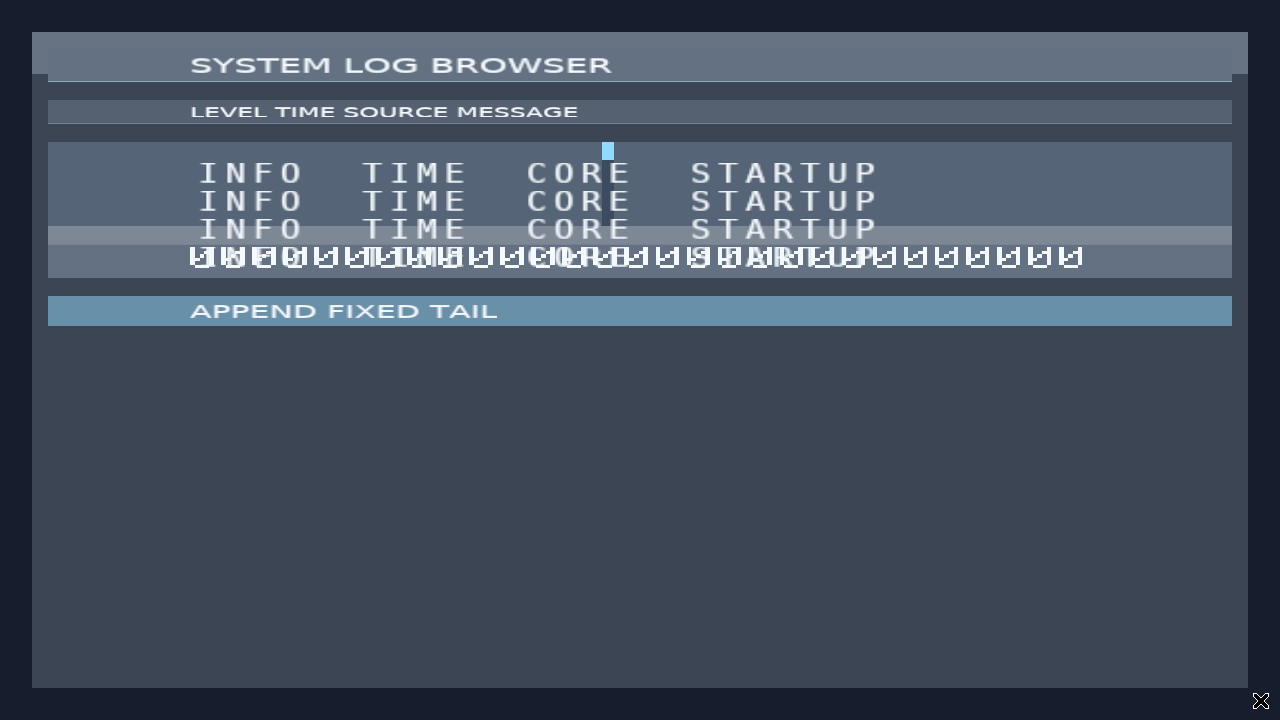
#> input picture out/log-browser-page3-tabular.png, 1280 x 720 px; its folder holds 8 pictures in this run
$ python make_visual_language_v2_comparison.py
#> lines starting #> are read from the running program, lines starting #| are printed output that depends on the picture
#!/usr/bin/env python3
"""Create deterministic before/after comparison plates for Visual Language v2."""
from pathlib import Path
from PIL import Image, ImageDraw, ImageFont

ROOT = Path(__file__).resolve().parents[1]
OUT = ROOT / "out"
FONT_REGULAR = "/usr/share/fonts/truetype/dejavu/DejaVuSans.ttf"
FONT_BOLD = "/usr/share/fonts/truetype/dejavu/DejaVuSans-Bold.ttf"


def font(path: str, size: int) -> ImageFont.FreeTypeFont:
    return ImageFont.truetype(path, size=size)


def make(before_name: str, after_name: str, output_name: str, title: str) -> None:
#> called with before_name = 'log-browser-page3-tabular.png', after_name = 'log-browser-visual-language-v2.png', output_name = 'log-browser-visual-v1-v2-comparison.png', title = 'NOIR LOG BROWSER — VISUAL EVOLUTION'
    before = Image.open(OUT / before_name).convert("RGB")
#> before is the input picture: PIL image 1280x720 RGB; mean R, G, B 69.1, 80.7, 95.8
    after = Image.open(OUT / after_name).convert("RGB")
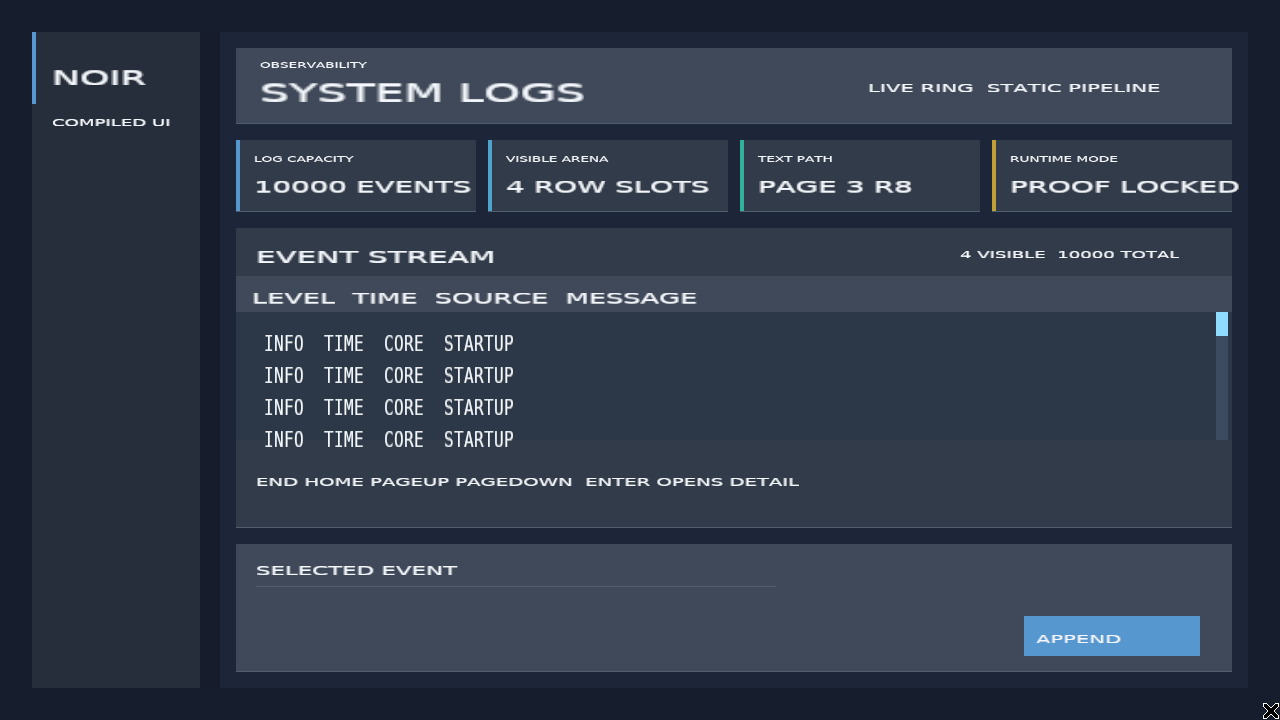
#> input picture out/log-browser-visual-language-v2.png, 1280 x 720 px
#> after is the input picture: PIL image 1280x720 RGB; mean R, G, B 49.2, 58.7, 74.3
    if before.size != (1280, 720) or after.size != (1280, 720):
        raise ValueError(f"comparison expects 1280x720 inputs, got {before.size} and {after.size}")

    margin = 24
    gap = 24
    header = 82
    footer = 38
    width = margin * 2 + before.width * 2 + gap
#> width = 2632
    height = header + before.height + footer
#> height = 840
    canvas = Image.new("RGB", (width, height), "#05070B")
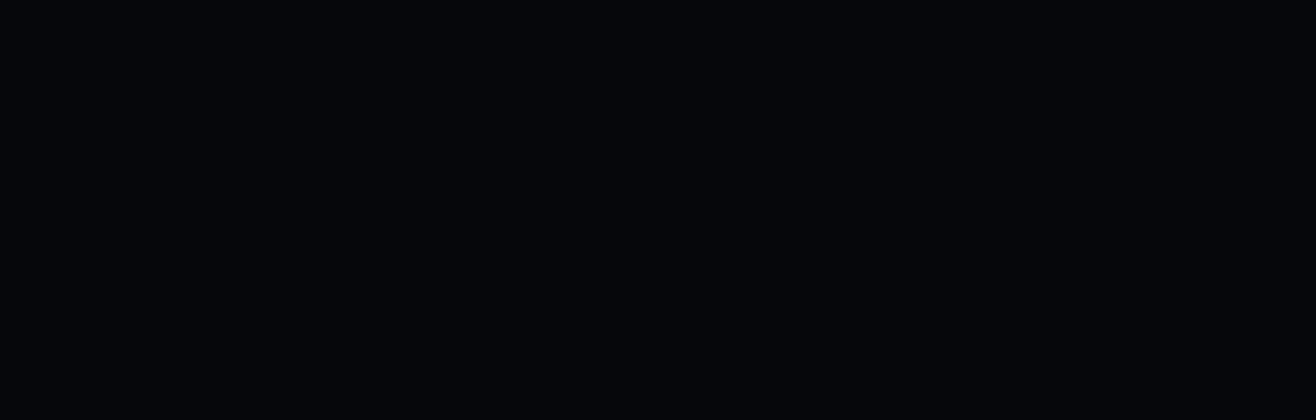
#> canvas: PIL image 2632x840 RGB (shown at 1/2 size); mean R, G, B 5, 7, 11
    draw = ImageDraw.Draw(canvas)

    draw.text((margin, 14), title, fill="#C8D5E8", font=font(FONT_BOLD, 24))
    draw.text((margin, 48), "BEFORE — PAGE 3 BODY + VISUAL V1", fill="#8FA1BA", font=font(FONT_BOLD, 15))
    after_x = margin + before.width + gap
#> after_x = 1328
    draw.text((after_x, 48), "AFTER — COMPILED VISUAL LANGUAGE V2", fill="#67A4FF", font=font(FONT_BOLD, 15))

    image_y = header
    canvas.paste(before, (margin, image_y))
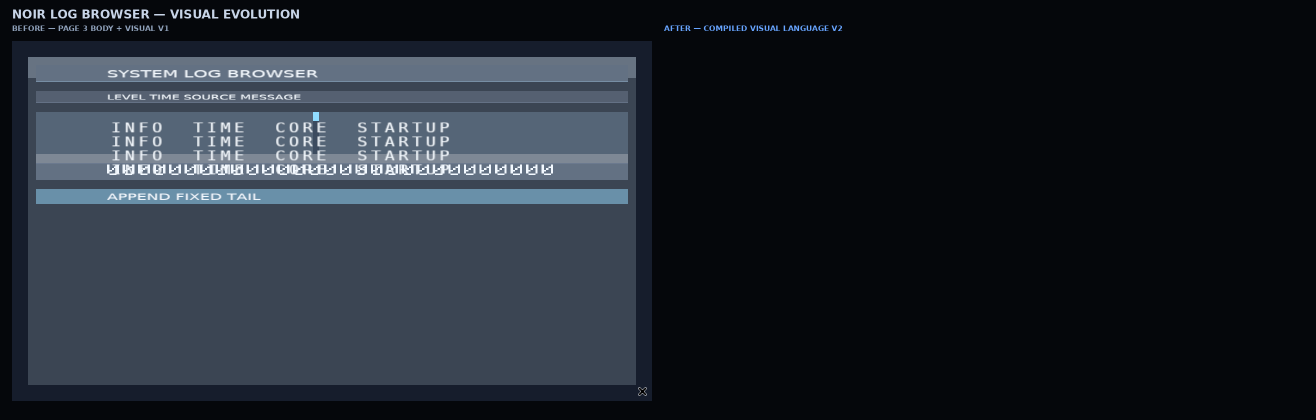
#> canvas: PIL image 2632x840 RGB (shown at 1/2 size); mean R, G, B 32.3, 38.3, 47.1
    canvas.paste(after, (after_x, image_y))
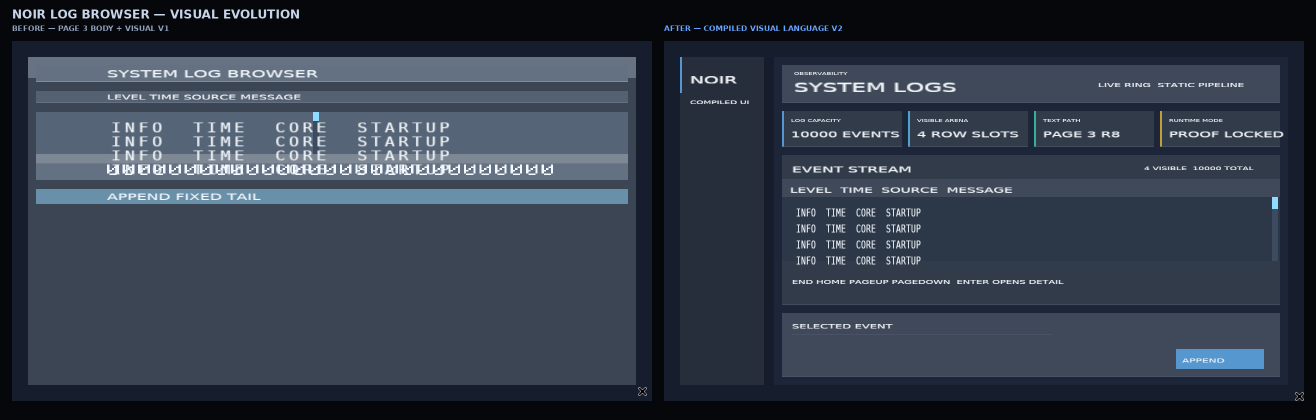
#> canvas: PIL image 2632x840 RGB (shown at 1/2 size); mean R, G, B 50.7, 59.9, 73.5
    draw.rectangle((margin - 1, image_y - 1, margin + before.width, image_y + before.height), outline="#26344A", width=1)
    draw.rectangle((after_x - 1, image_y - 1, after_x + after.width, image_y + after.height), outline="#174F9E", width=2)

    footer_y = image_y + before.height + 10
#> footer_y = 812
    draw.text((margin, footer_y), "Same 1280×720 X11/Vulkan path; runtime list and action ABIs preserved.",
              fill="#586A83", font=font(FONT_REGULAR, 13))
    canvas.save(OUT / output_name, optimize=True)
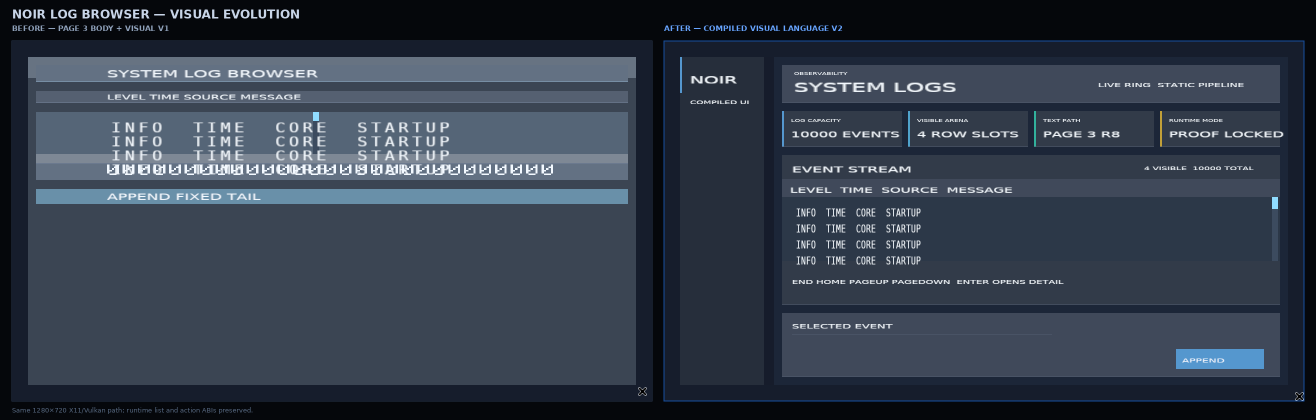
#> saved as log-browser-visual-v1-v2-comparison.png: PIL image 2632x840 RGB (shown at 1/2 size); mean R, G, B 50.9, 60.3, 74.1


make(
    "log-browser-page3-tabular.png",
    "log-browser-visual-language-v2.png",
    "log-browser-visual-v1-v2-comparison.png",
    "NOIR LOG BROWSER — VISUAL EVOLUTION",
)
make(
    "realtime-monitor-page3-tabular.png",
    "realtime-monitor-visual-language-v2.png",
    "realtime-monitor-visual-v1-v2-comparison.png",
    "NOIR REALTIME MONITOR — VISUAL EVOLUTION",
)
#> call 2 of make, with before_name = 'realtime-monitor-page3-tabular.png', after_name = 'realtime-monitor-visual-language-v2.png', title = 'NOIR REALTIME MONITOR — VISUAL EVOLUTION'
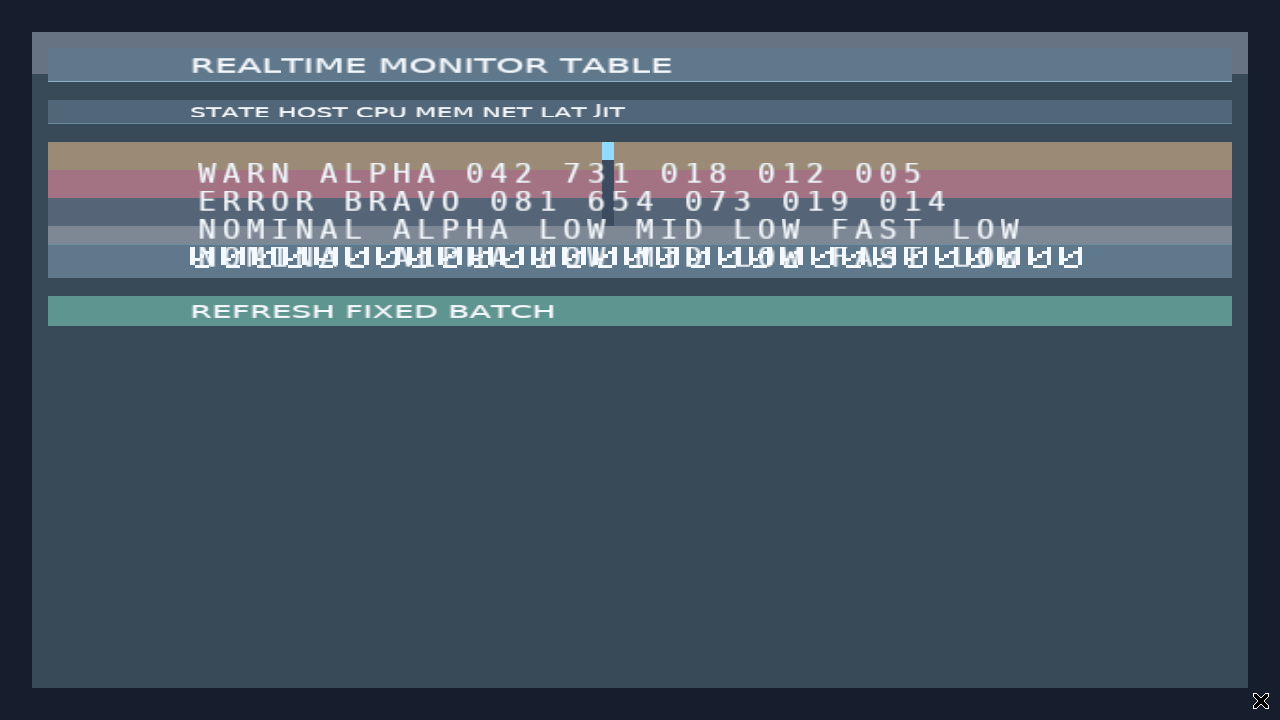
#> input picture out/realtime-monitor-page3-tabular.png, 1280 x 720 px
#> in make, before is the input picture: PIL image 1280x720 RGB; mean R, G, B 72.1, 86, 99.3
#> (the run stopped early here; a loop or call above may not have finished)
